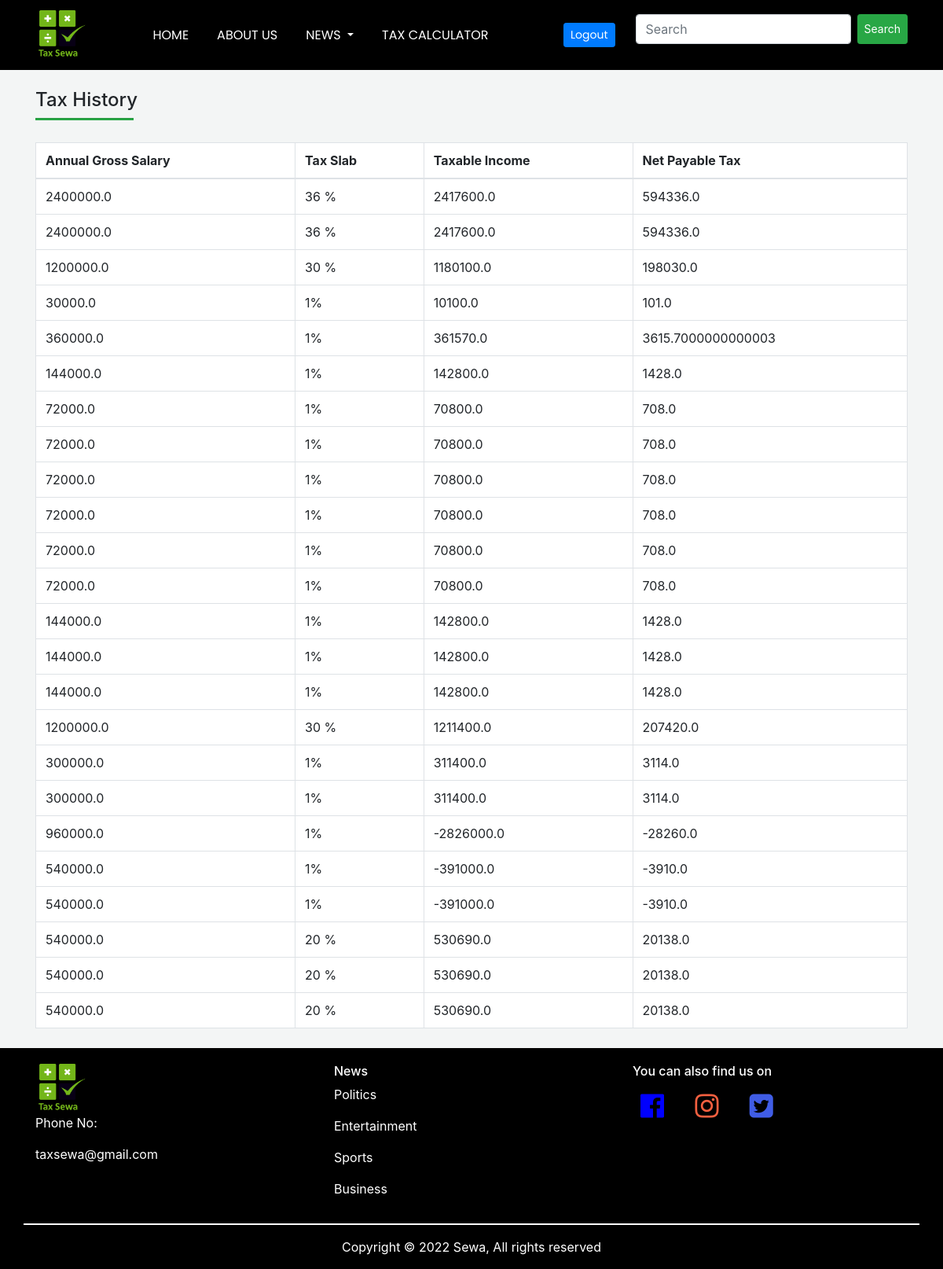
The page /history/ on the database its author committed.
### loginapp/models.py (models this page shows)
class TaxOne(models.Model):
    annual_gross_salary = models.FloatField(null=True)
    tax_slab_percentage = models.CharField(null=True, max_length=5)
    taxable_income = models.FloatField(null=True)
    net_payable_tax = models.FloatField(null=True)

### loginapp/views.py (the view)
# urls.py: path('history/', views.Tax_History, name="Tax_History")
def Tax_History(request):
    all_members = TaxOne.objects.all
    return render(request, 'loginapp/Html file/TaxHistory.html', {'all': all_members})

### loginapp/templates/loginapp/Html file/TaxHistory.html (shortened to what this page needs)
{% load static %}
<html>
    <head>
        <link
        rel="stylesheet"
        type="text/css"
        href="{% static 'css/taxHistory.css' %}"
      />
      <link
        rel="stylesheet"
        href="https://maxcdn.bootstrapcdn.com/bootstrap/4.5.2/css/bootstrap.min.css"
      />
      <link rel="stylesheet" href="https://cdnjs.cloudflare.com/ajax/libs/font-awesome/4.7.0/css/font-awesome.min.css">
    </head>
    <body style="background-color: rgb(219, 226, 226,0.33);">
         <div class="header">
            <nav class="navbar navbar-expand-md navbar-dark navigation">
              <div class="container">
                <a
                  href="{% url 'home' %}"
                  class="navbar-brand text-warning font-weight-bold"
                >
                  <img class="navbar-logo" src="{% static 'Images/logopng.png' %}" />
                </a>
                <div class="collapse navbar-collapse text-center" id="collapsenavbar">
                  <ul class="navbar-nav ml-auto mr-auto">
                    <li class="nav-item">
                      <a href="{% url 'home' %}" class="nav-link text-white">HOME</a>
                    </li>
                    <li class="nav-item">
                      <a href="{% url 'about' %}" class="nav-link text-white">ABOUT US</a>
                    </li>
                    <li class="nav-item dropdown">
                      <a
                        class="nav-link dropdown-toggle"
                        href="#"
                        id="navbarDropdown"
                        role="button"
                        data-toggle="dropdown"
                        style="color: white"
                      >
                        NEWS
                      </a>
                    </li>
                    <li class="nav-item">
                      <a href="{% url 'Tax_calculator' %}" class="nav-link text-white"
                        >TAX CALCULATOR</a
                      >
                    </li>
                  </ul>
                  <a href="{% url 'logout' %}" class="nav-link text-white">
                    <button type="button" class="btn btn-primary btn-sm">
                      Logout
                    </button>
                  </a>
                  <div class="search">
                    <form class="d-flex" action="{% url 'search' %}">
                      <input
                        class="form-control"
                        type="search"
                        name="search"
                        placeholder="Search"
                        aria-label="Search"
                      />
                      <button class="btn btn-success btn-sm ml-2" type="submit">
                        Search
                      </button>
                    </form>
                  </div>
                </div>
              </div>
            </nav>
          </div>
        <div class="container">
            <div>
                <h4 class="mt-4">Tax History</h4>
                <hr class="bg-success mb-1 mt-0 d-inline-block" style="width: 125px; height: 2px;">
            <form method="POST" enctype="multipart/form-data">
                <table class="table table-bordered table-hover mt-4" style="background-color: white;">
                    <thead>
                      <tr>
                        <th>Annual Gross Salary</th>
                        <th>Tax Slab</th>
                        <th>Taxable Income</th>
                        <th>Net Payable Tax</th>
                      </tr>
                    </thead>
                    <tbody>
                      <tr>
                        {% for items in all %}
                        <td>{{ items.annual_gross_salary }}</td>
                        <td>{{ items.tax_slab_percentage }}</td>
                        <td> {{ items.taxable_income}}</td>
                        <td>{{ items.net_payable_tax }}</td>
                      </tr>
                        {% endfor %}
                    </tbody>
                  </table>
            </div>
        </div>
        <div class="footer" style="margin-top: 25px; background-color: black; color: white;">
            <div class="container">
                <div class="row">
                    <div class="col-lg-4 footer-content">
                    <img src="{% static 'Images/logopng.png' %}" class="navbar-logo" />
                    <p>Phone No: </p>
                    <p>taxsewa@gmail.com</p>
                    </div>
                    <div class="col-lg-4 footer-content">
                    <h6>News</h6>
                    <a href="{% url 'politics' %}" style="color: white; text-decoration: none;"><p>Politics</p></a>
                    <a href="{% url 'entertainment' %}" style="color: white; text-decoration: none;"><p>Entertainment</p></a>
                    <a href="{% url 'sports' %}" style="color: white; text-decoration: none;"><p>Sports</p></a>
                    <a href="{% url 'business' %}" style="color: white; text-decoration: none;"><p>Business</p></a>
                    </div>
                    <div class="col-lg-4 footer-content">
                    <h6>You can also find us on</h6>
                    <div style="font-size: 35px; margin-left: 10px">
                        <a href = "https://www.facebook.com/News24nepal.tv" target="_blank">
                            <i class="fa fa-facebook-official" style="color: blue;"></i>
                          </a>
                          <a href="https://www.instagram.com/ekantipur_news/" target="_blank">
                          <i class="fa fa-instagram" style="color:#F56040;;"></i>
                          </a>
                          <a href="#">
                          <i class="fa fa-twitter-square"  style="color: #405DE6;" target="_blank"></i></a>
                    </div>
                    </div>
                    <hr class="mb-3" style="background-color: white; border: 1px solid white; width: 100%; margin-left: 0; margin-right: 0;">
                    <div style="background-color: black; color: white; width: 100%">
                    <p style="text-align: center">
                        Copyright &copy; 2022 Sewa, All rights reserved
                    </p>
                    </div>
                </div>
            </div>
        </div>
    </body>
</html>

### loginapp/static/css/taxHistory.css (style rules this page uses)
.navigation { background-color: black; }
.navbar-logo { margin-left: 4px; cursor: pointer; width: 60px; margin-top: 0rem; }
.nav-link { font-family: Poppins; margin: 10px; font-size: 16px; }
.footer { background-color: black; color: white; }
.footer-content { margin-top: 20px; }

### rows shown on the page
TaxOne: annual_gross_salary "2400000.0", tax_slab_percentage "36 %", taxable_income "2417600.0", net_payable_tax "594336.0"
TaxOne: annual_gross_salary "2400000.0", tax_slab_percentage "36 %", taxable_income "2417600.0", net_payable_tax "594336.0"
TaxOne: annual_gross_salary "1200000.0", tax_slab_percentage "30 %", taxable_income "1180100.0", net_payable_tax "198030.0"
TaxOne: annual_gross_salary "30000.0", tax_slab_percentage "1%", taxable_income "10100.0", net_payable_tax "101.0"
TaxOne: annual_gross_salary "360000.0", tax_slab_percentage "1%", taxable_income "361570.0", net_payable_tax "3615.7000000000003"
TaxOne: annual_gross_salary "144000.0", tax_slab_percentage "1%", taxable_income "142800.0", net_payable_tax "1428.0"
TaxOne: annual_gross_salary "72000.0", tax_slab_percentage "1%", taxable_income "70800.0", net_payable_tax "708.0"
TaxOne: annual_gross_salary "72000.0", tax_slab_percentage "1%", taxable_income "70800.0", net_payable_tax "708.0"
TaxOne: annual_gross_salary "72000.0", tax_slab_percentage "1%", taxable_income "70800.0", net_payable_tax "708.0"
TaxOne: annual_gross_salary "72000.0", tax_slab_percentage "1%", taxable_income "70800.0", net_payable_tax "708.0"
TaxOne: annual_gross_salary "72000.0", tax_slab_percentage "1%", taxable_income "70800.0", net_payable_tax "708.0"
TaxOne: annual_gross_salary "72000.0", tax_slab_percentage "1%", taxable_income "70800.0", net_payable_tax "708.0"
TaxOne: annual_gross_salary "144000.0", tax_slab_percentage "1%", taxable_income "142800.0", net_payable_tax "1428.0"
TaxOne: annual_gross_salary "144000.0", tax_slab_percentage "1%", taxable_income "142800.0", net_payable_tax "1428.0"
TaxOne: annual_gross_salary "144000.0", tax_slab_percentage "1%", taxable_income "142800.0", net_payable_tax "1428.0"
TaxOne: annual_gross_salary "1200000.0", tax_slab_percentage "30 %", taxable_income "1211400.0", net_payable_tax "207420.0"
TaxOne: annual_gross_salary "300000.0", tax_slab_percentage "1%", taxable_income "311400.0", net_payable_tax "3114.0"
TaxOne: annual_gross_salary "300000.0", tax_slab_percentage "1%", taxable_income "311400.0", net_payable_tax "3114.0"
TaxOne: annual_gross_salary "960000.0", tax_slab_percentage "1%", taxable_income "-2826000.0", net_payable_tax "-28260.0"
TaxOne: annual_gross_salary "540000.0", tax_slab_percentage "1%", taxable_income "-391000.0", net_payable_tax "-3910.0"
TaxOne: annual_gross_salary "540000.0", tax_slab_percentage "1%", taxable_income "-391000.0", net_payable_tax "-3910.0"
TaxOne: annual_gross_salary "540000.0", tax_slab_percentage "20 %", taxable_income "530690.0", net_payable_tax "20138.0"
TaxOne: annual_gross_salary "540000.0", tax_slab_percentage "20 %", taxable_income "530690.0", net_payable_tax "20138.0"
TaxOne: annual_gross_salary "540000.0", tax_slab_percentage "20 %", taxable_income "530690.0", net_payable_tax "20138.0"
